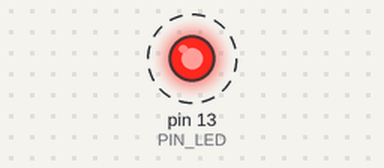
Bench run of a sketch on a simulated Arduino Uno, built with avr-gcc and run on an emulated ATmega328P. On the bench: output pins drawn as LEDs (lit = HIGH). Dashed ring = blinking. What the sketch prints to the serial monitor is not drawn.

Above: at 0.2 s.
Timing chart, 0 to 3.0 s (numbered marks = the images above):
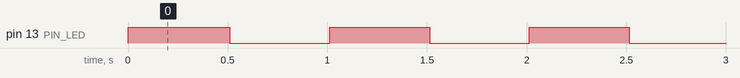

Measured:
- by itself, pin 13 (PIN_LED): alternates HIGH for 0.50 s and LOW for 0.50 s

The sketch:

sketch.ino
```cpp
const int PIN_LED = 13;
int contador = 0;
float tiempoActual=0;

void setup() {
  // put your setup code here, to run once:
  pinMode(PIN_LED, OUTPUT);

  Serial.begin(9600);
  Serial.println("=== LAB01 - EJERCICIO DE MODIFICACION 3===");
  }

void loop() {
  // put your main code here, to run repeatedly:
  contador++;

  digitalWrite(PIN_LED, HIGH);
  Serial.print("[#");
  Serial.print(contador);
  Serial.print("] t=");
  Serial.print(tiempoActual);
  Serial.println("ms LED -> ENCENDIDO");
  delay(500);

  tiempoActual = millis();

  digitalWrite(PIN_LED, LOW);
  Serial.print("[#");
  Serial.print(contador);
  Serial.print("] t=");
  Serial.print(tiempoActual);
  Serial.println("ms LED -> APAGADO");
  delay(500);
}
```
